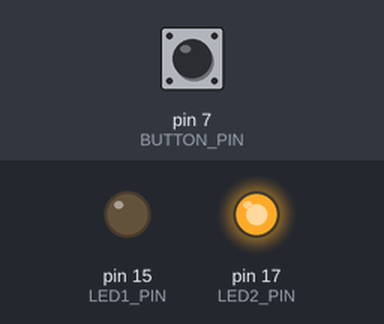
Recording of a sketch running on a simulated Arduino Uno, built with avr-gcc and run on an emulated ATmega328P. Parts: output pins drawn as LEDs (lit = HIGH). Inputs (shaded band) come from the test bench; at power-on: pin 7 (BUTTON_PIN) HIGH.

Above: at 1.2 s.
1.3 s: pin 7 (BUTTON_PIN) pulled LOW for 0.15 s
At 1.37 s:
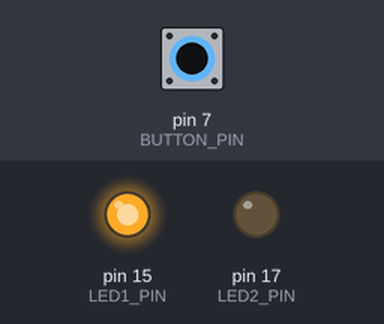
2.9 s: pin 7 (BUTTON_PIN) pulled LOW for 3.2 s
At 6.7 s:
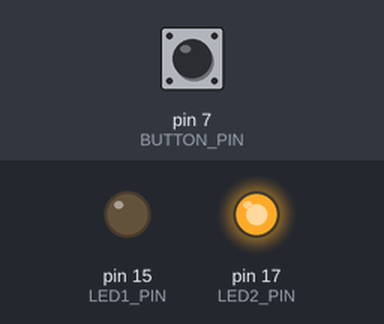
Timing chart, 0 to 8.2 s (numbered marks = the images above; inputs shaded):
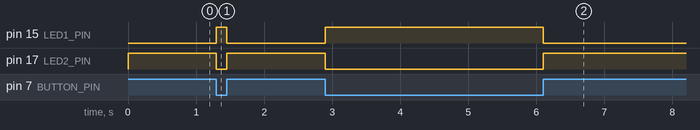

The sketch:

TAER_BCA188_LAB3_.ino
```cpp
#include <Arduino.h>

const uint8_t BUTTON_PIN = 7;
const uint8_t LED1_PIN = 15;
const uint8_t LED2_PIN = 17;

void setup() {
  pinMode(BUTTON_PIN, INPUT_PULLUP);
  pinMode(LED1_PIN, OUTPUT);
  pinMode(LED2_PIN, OUTPUT);
  digitalWrite(LED1_PIN, LOW);
  digitalWrite(LED2_PIN, HIGH);
}

void loop() {
  const bool pressed = (digitalRead(BUTTON_PIN) == LOW);
  digitalWrite(LED1_PIN, pressed ? HIGH : LOW);
  digitalWrite(LED2_PIN, pressed ? LOW : HIGH);
}
```

Measured:
- after the input at 1.3 s, pin 15 (LED1_PIN): LOW → HIGH at once, → LOW 0.15 s later; pin 17 (LED2_PIN): HIGH → LOW at once, → HIGH 0.15 s later
- after the input at 2.9 s, pin 15 (LED1_PIN): LOW → HIGH at once, → LOW 3.2 s later; pin 17 (LED2_PIN): HIGH → LOW at once, → HIGH 3.2 s later
